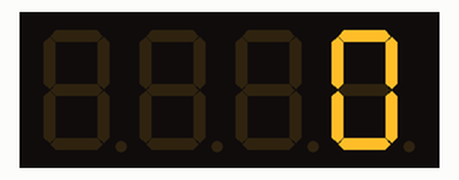
The sketch below on a simulated Arduino Uno, built with avr-gcc and run on an emulated ATmega328P. On the bench: 4-digit seven-segment display. Wiring (inferred from the names in the program): TM1637 display: clock pin 2; DIO pin 3.

Above: at 0.45 s.
At 4.06 s:
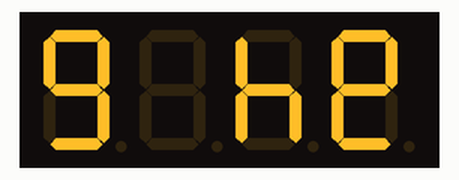
At 4.96 s:
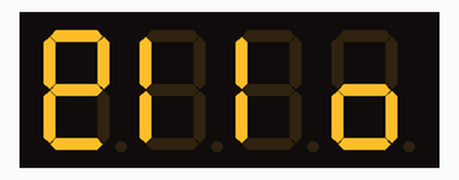
At 5.87 s:
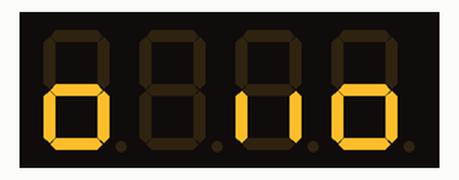
At 7.67 s:
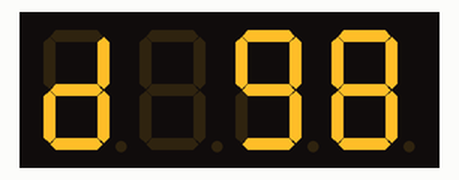
At 21.48 s:
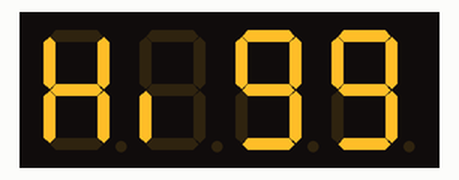

The sketch:

tm1637.ino
```cpp
#include "ascii.h"

// commands
// 01000000, B7=0,B6=1
#define CMD_DATA 0x40
// 10000000, B7=1,B6=0
#define CMD_DISPLAY 0x80
// 11000000, B7=1,B6=1
#define CMD_ADDRESS_BASE 0xC0

// data commands
#define CMD_DATA_READ_KEY 0x2
#define CMD_DATA_ADDR_FIXED 0x4
#define CMD_DATA_MODE_TEST 0x8

#define CMD_DISPLAY_ON 0x8

// brighnestt
#define CMD_BRIGHTNESS_1 0x1
#define CMD_BRIGHTNESS_2 0x2
#define CMD_BRIGHTNESS_3 0x3
#define CMD_BRIGHTNESS_4 0x4
#define CMD_BRIGHTNESS_5 0x5
#define CMD_BRIGHTNESS_6 0x6
#define CMD_BRIGHTNESS_7 0x7

// settings of project
#define PIN_CLK 2
#define PIN_DIO 3

/*
the 7 segments are

    --A--
  F |    | B
    --G--
  E |    | C
    --D--

and order is
.GFEDCBA
the dot . is only in second segment
*/


void delayClock() {
  // the maximum speed is 500Khz or 2us on each cycle
  delayMicroseconds(2);
}

void dataTransferStart() {
  // according to doc, start must be
  // a transition of DIO from LOW to HIGH
  // when a CLK clock is HIGH
  digitalWrite(PIN_DIO, HIGH);
  digitalWrite(PIN_CLK, HIGH);
  delayClock();
  digitalWrite(PIN_DIO, LOW);
  delayClock();
  digitalWrite(PIN_CLK, LOW);
  delayClock();
}

void dataTransferEnd() {
  // according to doc, end must be
  // a transition of DIO from HIGH to LOW
  // when a CLK clock is HIGH
  digitalWrite(PIN_DIO, LOW);
  digitalWrite(PIN_CLK, HIGH);
  delayClock();
  digitalWrite(PIN_DIO, HIGH);
  digitalWrite(PIN_CLK, LOW);
  delayClock();
}

unsigned char writeByte(unsigned char data) {
  // clock is assumed to be low, but just in case
  digitalWrite(PIN_CLK, LOW);

  for (unsigned char i = 0; i < 8; i++) {
    digitalWrite(PIN_DIO, (data & 0x1) ? HIGH : LOW);
    data = data >> 1;

    // run a clock cycle
    delayClock();
    digitalWrite(PIN_CLK, HIGH);
    delayClock();
    digitalWrite(PIN_CLK, LOW);
  }

  // here the chip does an ACK for one cycle
  pinMode(PIN_DIO, INPUT);
  delayClock();
  unsigned char ack = digitalRead(PIN_DIO);

  // finish clock cycle
  digitalWrite(PIN_CLK, HIGH);
  delayClock();
  digitalWrite(PIN_CLK, LOW);
  pinMode(PIN_DIO, OUTPUT);

  return ack;
}

void setBrightness(unsigned char brightness) {
  // display settings
  dataTransferStart();
  writeByte(CMD_DISPLAY | CMD_DISPLAY_ON | (brightness & 0x7));
  dataTransferEnd();
}

void writeData(unsigned char data, unsigned char address_index) {
  dataTransferStart();
  // tell IC want to write data to display
  // fixed address
  writeByte(CMD_DATA | CMD_DATA_ADDR_FIXED);
  dataTransferEnd();

  // set address
  dataTransferStart();
  writeByte(CMD_ADDRESS_BASE + address_index);
  // write data
  writeByte(data);
  dataTransferEnd();
}

void writeDataArray(unsigned char data[], unsigned char length) {
  length = min(6, length);
  dataTransferStart();
  // tell IC want to write data to display
  // incremental address
  writeByte(CMD_DATA);
  dataTransferEnd();

  // set base address
  dataTransferStart();
  writeByte(CMD_ADDRESS_BASE);

  // send all data
  for (unsigned int i = 0; i < length; i++) {
    writeByte(data[i]);
  }
  dataTransferEnd();
}

void setup() {
  // set output pins
  pinMode(PIN_CLK, OUTPUT);
  pinMode(PIN_DIO, OUTPUT);
}

/* helper function */
void showMarquee(unsigned char data[], unsigned char length, unsigned int delay_time) {
  unsigned char current_data[] = {' ', ' ', ' ', ' '};
  unsigned int offset = 0;
  while(offset + 4 < length) {
    // make a copy from text data into display
    // "unroll" to make it simple
    current_data[0] = GET_ASCII_CODE(data[offset]);
    current_data[1] = GET_ASCII_CODE(data[offset+1]);
    current_data[2] = GET_ASCII_CODE(data[offset+2]);
    current_data[3] = GET_ASCII_CODE(data[offset+3]);
    writeDataArray(current_data, 4);
    delay(delay_time);
    offset++;
  }
}

void exampleMarquee() {
  unsigned char marquee[] = {"    0123456789 hello world 9876543210    "};
  unsigned char marquee_length = sizeof(marquee) / sizeof(marquee[0]);

  showMarquee(marquee, marquee_length, 300);
}

void exampleCounter() {
  unsigned char data[] = {
    GET_ASCII_CODE('H'),
    GET_ASCII_CODE('i'),
    GET_ASCII_NUMBER(0),
    GET_ASCII_NUMBER(0),
  };

  writeDataArray(data, 4);
  for (unsigned char i=0; i<100; i++) {
    // convert number to string
    data[2] = GET_ASCII_NUMBER(i / 10);
    data[3] = GET_ASCII_NUMBER(i % 10);
    writeDataArray(data, 4);
    delay(100);
  }
}

void exampleClock() {
  unsigned char data[] = {'0', '0', '0', '0'};
  // simulate a clock
  unsigned char seconds = 0;
  unsigned char minutes = 0;
  unsigned char finished = 0;
  while(!finished) {
    // convert number to string
    data[0] = GET_ASCII_NUMBER(minutes / 10);
    data[1] = GET_ASCII_NUMBER(minutes % 10);

    // to show the two dots needs to set first bit
    data[1] |= 0x80;

    data[2] = GET_ASCII_NUMBER(seconds / 10);
    data[3] = GET_ASCII_NUMBER(seconds % 10);
    writeDataArray(data, 4);
    delay(50);

    // update time
    seconds++;
    if (seconds > 59) {
      minutes++;
      if (minutes > 59) {
        // reset
        finished = 1;
      }

      seconds = 0;
    }
  }
}

void loop() {
  setBrightness(CMD_BRIGHTNESS_2);

  exampleMarquee();
  exampleCounter();
  exampleClock();
}
```

ascii.h
```cpp
// adapted from
// https://github.com/dmadison/LED-Segment-ASCII/blob/master/7-Segment/7-Segment-ASCII_BIN.txt

#define GET_ASCII_CODE(ascii) SevenSegmentASCII[(ascii)-0x20]
#define GET_ASCII_NUMBER(number) SevenSegmentASCII[(number) + 0x10]

/*
 *  Project     Segmented LED Display - ASCII Library
 *  @author     David Madison
 *  @link       github.com/dmadison/Segmented-LED-Display-ASCII
 *  @license    MIT - Copyright (c) 2017 David Madison
 *
 * Permission is hereby granted, free of charge, to any person obtaining a copy
 * of this software and associated documentation files (the "Software"), to deal
 * in the Software without restriction, including without limitation the rights
 * to use, copy, modify, merge, publish, distribute, sublicense, and/or sell
 * copies of the Software, and to permit persons to whom the Software is
 * furnished to do so, subject to the following conditions:
 *
 * The above copyright notice and this permission notice shall be included in
 * all copies or substantial portions of the Software.
 *
 * THE SOFTWARE IS PROVIDED "AS IS", WITHOUT WARRANTY OF ANY KIND, EXPRESS OR
 * IMPLIED, INCLUDING BUT NOT LIMITED TO THE WARRANTIES OF MERCHANTABILITY,
 * FITNESS FOR A PARTICULAR PURPOSE AND NONINFRINGEMENT. IN NO EVENT SHALL THE
 * AUTHORS OR COPYRIGHT HOLDERS BE LIABLE FOR ANY CLAIM, DAMAGES OR OTHER
 * LIABILITY, WHETHER IN AN ACTION OF CONTRACT, TORT OR OTHERWISE, ARISING FROM,
 * OUT OF OR IN CONNECTION WITH THE SOFTWARE OR THE USE OR OTHER DEALINGS IN
 * THE SOFTWARE.
 *
 */

const uint8_t SevenSegmentASCII[96] = {
	0b00000000, /* (space) */
	0b10000110, /* ! */
	0b00100010, /* " */
	0b01111110, /* # */
	0b01101101, /* $ */
	0b11010010, /* % */
	0b01000110, /* & */
	0b00100000, /* ' */
	0b00101001, /* ( */
	0b00001011, /* ) */
	0b00100001, /* * */
	0b01110000, /* + */
	0b00010000, /* , */
	0b01000000, /* - */
	0b10000000, /* . */
	0b01010010, /* / */
	0b00111111, /* 0 */
	0b00000110, /* 1 */
	0b01011011, /* 2 */
	0b01001111, /* 3 */
	0b01100110, /* 4 */
	0b01101101, /* 5 */
	0b01111101, /* 6 */
	0b00000111, /* 7 */
	0b01111111, /* 8 */
	0b01101111, /* 9 */
	0b00001001, /* : */
	0b00001101, /* ; */
	0b01100001, /* < */
	0b01001000, /* = */
	0b01000011, /* > */
	0b11010011, /* ? */
	0b01011111, /* @ */
	0b01110111, /* A */
	0b01111100, /* B */
	0b00111001, /* C */
	0b01011110, /* D */
	0b01111001, /* E */
	0b01110001, /* F */
	0b00111101, /* G */
	0b01110110, /* H */
	0b00110000, /* I */
	0b00011110, /* J */
	0b01110101, /* K */
	0b00111000, /* L */
	0b00010101, /* M */
	0b00110111, /* N */
	0b00111111, /* O */
	0b01110011, /* P */
	0b01101011, /* Q */
	0b00110011, /* R */
	0b01101101, /* S */
	0b01111000, /* T */
	0b00111110, /* U */
	0b00111110, /* V */
	0b00101010, /* W */
	0b01110110, /* X */
	0b01101110, /* Y */
	0b01011011, /* Z */
	0b00111001, /* [ */
	0b01100100, /* \ */
	0b00001111, /* ] */
	0b00100011, /* ^ */
	0b00001000, /* _ */
	0b00000010, /* ` */
	0b01011111, /* a */
	0b01111100, /* b */
	0b01011000, /* c */
	0b01011110, /* d */
	0b01111011, /* e */
	0b01110001, /* f */
	0b01101111, /* g */
	0b01110100, /* h */
	0b00010000, /* i */
	0b00001100, /* j */
	0b01110101, /* k */
	0b00110000, /* l */
	0b00010100, /* m */
	0b01010100, /* n */
	0b01011100, /* o */
	0b01110011, /* p */
	0b01100111, /* q */
	0b01010000, /* r */
	0b01101101, /* s */
	0b01111000, /* t */
	0b00011100, /* u */
	0b00011100, /* v */
	0b00010100, /* w */
	0b01110110, /* x */
	0b01101110, /* y */
	0b01011011, /* z */
	0b01000110, /* { */
	0b00110000, /* | */
	0b01110000, /* } */
	0b00000001, /* ~ */
	0b00000000, /* (del) */
};
```
